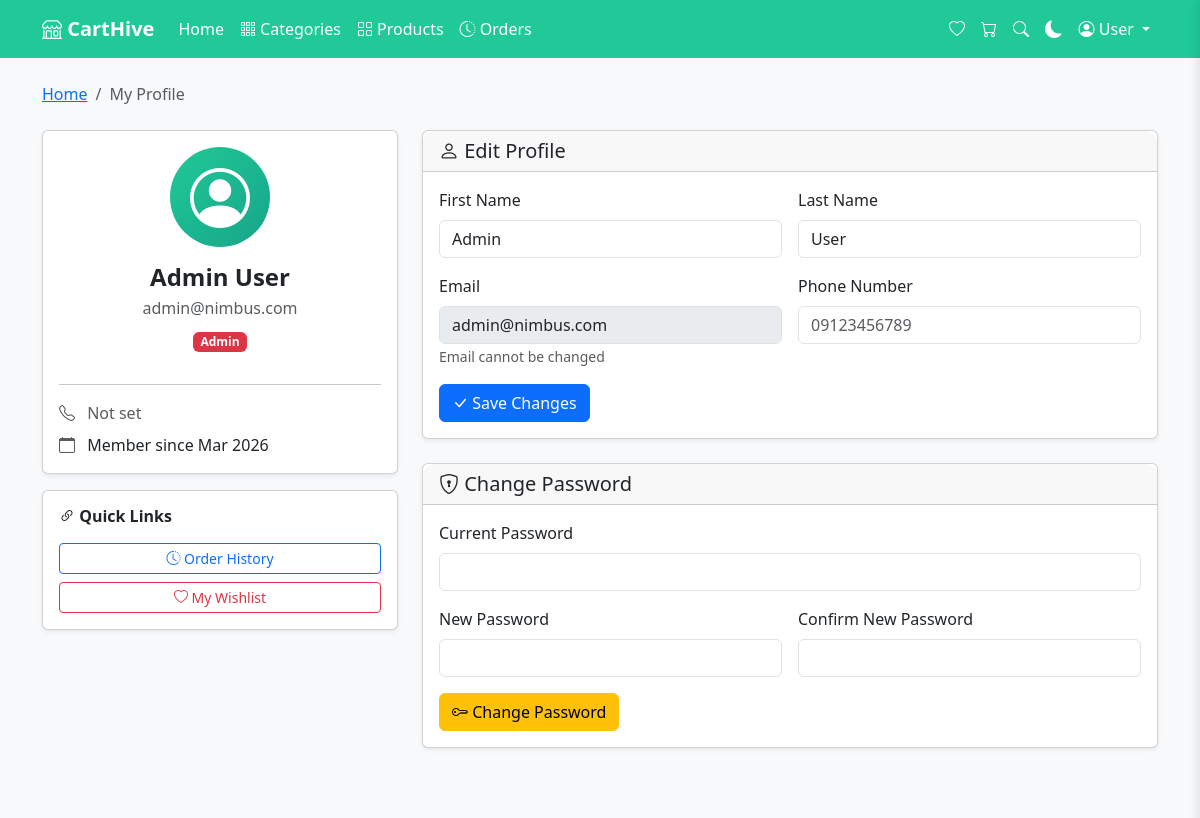
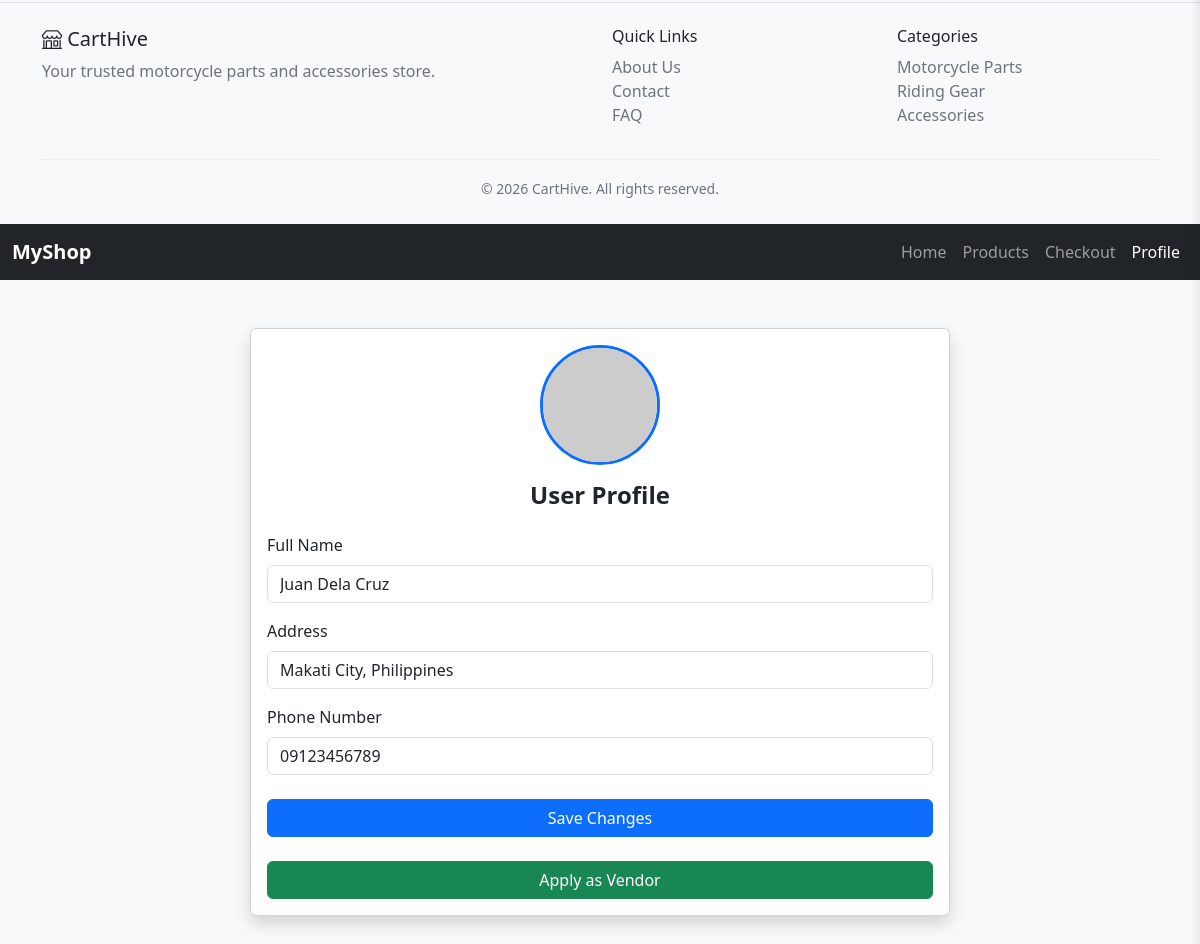
The page /pages/profile.php (signed in) on the database its author committed (2 pictures, top to bottom).
### tables this page shows
CREATE TABLE `users` (
  `id` int(11) NOT NULL,
  `first_name` varchar(100) NOT NULL,
  `last_name` varchar(100) NOT NULL,
  `email` varchar(191) NOT NULL,
  `password` varchar(255) NOT NULL,
  `role` enum('customer','admin','vendor') DEFAULT 'customer',
  `phone` varchar(20) DEFAULT NULL,
  `created_at` datetime DEFAULT current_timestamp()
);

### includes/functions.php (called while the page is built, shortened)
<?php
function e($string) {
    return htmlspecialchars($string, ENT_QUOTES, 'UTF-8');
}
?>

### pages/profile.php (the view, shortened to what this page needs)
<?php
require_once __DIR__ . '/../config/db.php';
require_once __DIR__ . '/../includes/functions.php';
$user_id = $_SESSION['user_id'];
$sql = "SELECT * FROM users WHERE id = ?";
$stmt = $conn->prepare($sql);
$stmt->bind_param("i", $user_id);
$stmt->execute();
$user = $stmt->get_result()->fetch_assoc();
include __DIR__ . '/../includes/header.php';
include __DIR__ . '/../includes/navbar.php';
?>
<div class="container mt-4">
    <nav aria-label="breadcrumb">
        <ol class="breadcrumb">
            <li class="breadcrumb-item"><a href="home.php">Home</a></li>
            <li class="breadcrumb-item active" aria-current="page">My Profile</li>
        </ol>
    </nav>
</div>
<div class="container my-4">
    <div class="row g-4">
        <div class="col-lg-4">
            <div class="card profile-card shadow-sm">
                <div class="card-body text-center">
                    <div class="profile-avatar mb-3">
                        <i class="bi bi-person-circle"></i>
                    </div>
                    <h4 class="fw-bold mb-1"><?= e($user['first_name'] . ' ' . $user['last_name']) ?></h4>
                    <p class="text-muted mb-2"><?= e($user['email']) ?></p>
                    <?php if ($user['role'] === 'admin'): ?>
                        <span class="badge bg-danger mb-3">Admin</span>
                    <?php elseif ($user['role'] === 'vendor'): ?>
                        <span class="badge bg-success mb-3">Vendor</span>
                    <?php else: ?>
                        <span class="badge bg-secondary mb-3">Customer</span>
                    <?php endif; ?>
                    <hr>
                    <div class="text-start">
                        <p class="mb-2">
                            <i class="bi bi-telephone text-muted me-2"></i>
                            <?= $user['phone'] ? e($user['phone']) : '<span class="text-muted">Not set</span>' ?>
                        </p>
                        <p class="mb-0">
                            <i class="bi bi-calendar text-muted me-2"></i>
                            Member since <?= date('M Y', strtotime($user['created_at'])) ?>
                        </p>
                    </div>
                </div>
            </div>
            <div class="card mt-3 shadow-sm">
                <div class="card-body">
                    <h6 class="fw-bold mb-3"><i class="bi bi-link-45deg"></i> Quick Links</h6>
                    <div class="d-grid gap-2">
                        <a href="order_history.php" class="btn btn-outline-primary btn-sm">
                            <i class="bi bi-clock-history"></i> Order History
                        </a>
                        <a href="wishlist.php" class="btn btn-outline-danger btn-sm">
                            <i class="bi bi-heart"></i> My Wishlist
                        </a>
                    </div>
                </div>
            </div>
        </div>
        <div class="col-lg-8">
            <div class="card shadow-sm mb-4">
                <div class="card-header">
                    <h5 class="mb-0"><i class="bi bi-person"></i> Edit Profile</h5>
                </div>
                <div class="card-body">
                    <form method="POST">
                        <div class="row g-3">
                            <div class="col-md-6">
                                <label class="form-label">First Name</label>
                                <input type="text" name="first_name" class="form-control"
                                       value="<?= e($user['first_name']) ?>" required>
                            </div>
                            <div class="col-md-6">
                                <label class="form-label">Last Name</label>
                                <input type="text" name="last_name" class="form-control"
                                       value="<?= e($user['last_name']) ?>" required>
                            </div>
                            <div class="col-md-6">
                                <label class="form-label">Email</label>
                                <input type="email" class="form-control" value="<?= e($user['email']) ?>" disabled>
                                <small class="text-muted">Email cannot be changed</small>
                            </div>
                            <div class="col-md-6">
                                <label class="form-label">Phone Number</label>
                                <input type="text" name="phone" class="form-control"
                                       value="<?= e($user['phone'] ?? '') ?>" placeholder="09123456789">
                            </div>
                        </div>
                        <button type="submit" class="btn btn-primary mt-3">
                            <i class="bi bi-check-lg"></i> Save Changes
                        </button>
                    </form>
                </div>
            </div>
            <div class="card shadow-sm mb-4">
                <div class="card-header">
                    <h5 class="mb-0"><i class="bi bi-shield-lock"></i> Change Password</h5>
                </div>
                <div class="card-body">
                    <form method="POST">
                        <div class="row g-3">
                            <div class="col-md-12">
                                <label class="form-label">Current Password</label>
                                <input type="password" name="current_password" class="form-control" required>
                            </div>
                            <div class="col-md-6">
                                <label class="form-label">New Password</label>
                                <input type="password" name="new_password" class="form-control" required minlength="6">
                            </div>
                            <div class="col-md-6">
                                <label class="form-label">Confirm New Password</label>
                                <input type="password" name="confirm_password" class="form-control" required minlength="6">
                            </div>
                        </div>
                        <button type="submit" class="btn btn-warning mt-3">
                            <i class="bi bi-key"></i> Change Password
                        </button>
                    </form>
                </div>
            </div>
        </div>
    </div>
</div>
<?php
include __DIR__ . '/../includes/footer.php';
?>
<!DOCTYPE html>
<html lang="en">
  <head>
    <link
      href="https://cdn.jsdelivr.net/npm/bootstrap@5.3.0/dist/css/bootstrap.min.css"
      rel="stylesheet"
    />
  </head>
  <body>
    <nav class="navbar navbar-expand-lg navbar-dark bg-dark">
      <div class="container-fluid">
        <a class="navbar-brand fw-bold" href="#">MyShop</a>
        <div class="collapse navbar-collapse" id="navMenu">
          <ul class="navbar-nav ms-auto">
            <li class="nav-item">
              <a class="nav-link" href="home.html">Home</a>
            </li>
            <li class="nav-item">
              <a class="nav-link" href="product.html">Products</a>
            </li>
            <li class="nav-item">
              <a class="nav-link" href="checkout.html">Checkout</a>
            </li>
            <li class="nav-item">
              <a class="nav-link active" href="profile.html">Profile</a>
            </li>
          </ul>
        </div>
      </div>
    </nav>
    <div class="container my-5">
      <div class="card profile-card shadow">
        <div class="card-body text-center">
          <img src="https://via.placeholder.com/120" class="profile-pic mb-3" />
          <h4 class="fw-bold">User Profile</h4>
          <form id="profileForm" class="mt-4">
            <div class="mb-3 text-start">
              <label class="form-label">Full Name</label>
              <input
                type="text"
                class="form-control"
                required
                value="Juan Dela Cruz"
              />
            </div>
            <div class="mb-3 text-start">
              <label class="form-label">Address</label>
              <input
                type="text"
                class="form-control"
                required
                value="Makati City, Philippines"
              />
            </div>
            <div class="mb-3 text-start">
              <label class="form-label">Phone Number</label>
              <input
                type="text"
                class="form-control"
                required
                value="09123456789"
              />
            </div>
            <button type="submit" class="btn btn-primary w-100 my-2">
              Save Changes
            </button>
          </form>
          <button
            class="btn btn-success w-100 mt-3"
            data-bs-toggle="modal"
            data-bs-target="#vendorModal"
          >
            Apply as Vendor
          </button>
        </div>
      </div>
    </div>
  </body>
</html>

### assets/css/style.css (style rules this page uses)
.card { background-color: #ffffff; border: none; border-radius: 14px; box-shadow: 0 4px 12px rgba(0, 0, 0, 0.08); }
.btn-primary { background-color: #20c997; border-color: #20c997; color: #fff; font-weight: 600; transition: 0.3s; }
.form-control { background-color: #ffffff; border: 1px solid #ced4da; }

### includes/header.php (style rules this page uses)
:root { --navbar-bg: #20c997; --hero-gradient-start: #20c997; --hero-gradient-end: #17a589; --card-bg: #ffffff; --product-img-bg: #f8f9fa; }

### pages/profile.php (style rules this page uses)
.profile-card { border: none; border-radius: 12px; }
.profile-avatar { width: 100px; height: 100px; margin: 0 auto; display: flex; align-items: center; justify-content: center; background: linear-gradient(135deg, #20c997 0%, #17a589 100%); border-radius: 50%; }
.profile-avatar i { font-size: 60px; color: white; }
.card { border-radius: 12px; border: none; }
.card-header { border-radius: 12px 12px 0 0 !important; background-color: var(--bs-light); border-bottom: 1px solid rgba(0,0,0,0.1); }
body { background-color: #f8f9fa; }
.profile-card { max-width: 700px; margin: auto; }
.profile-pic { width: 120px; height: 120px; border-radius: 50%; object-fit: cover; border: 3px solid #0d6efd; }

### rows shown on the page
users: first_name+last_name "Admin User", email "admin@nimbus.com", created_at "Mar 2026", first_name "Admin", last_name "User"

### other values the page prints
$_SESSION['user_name'] "User"
